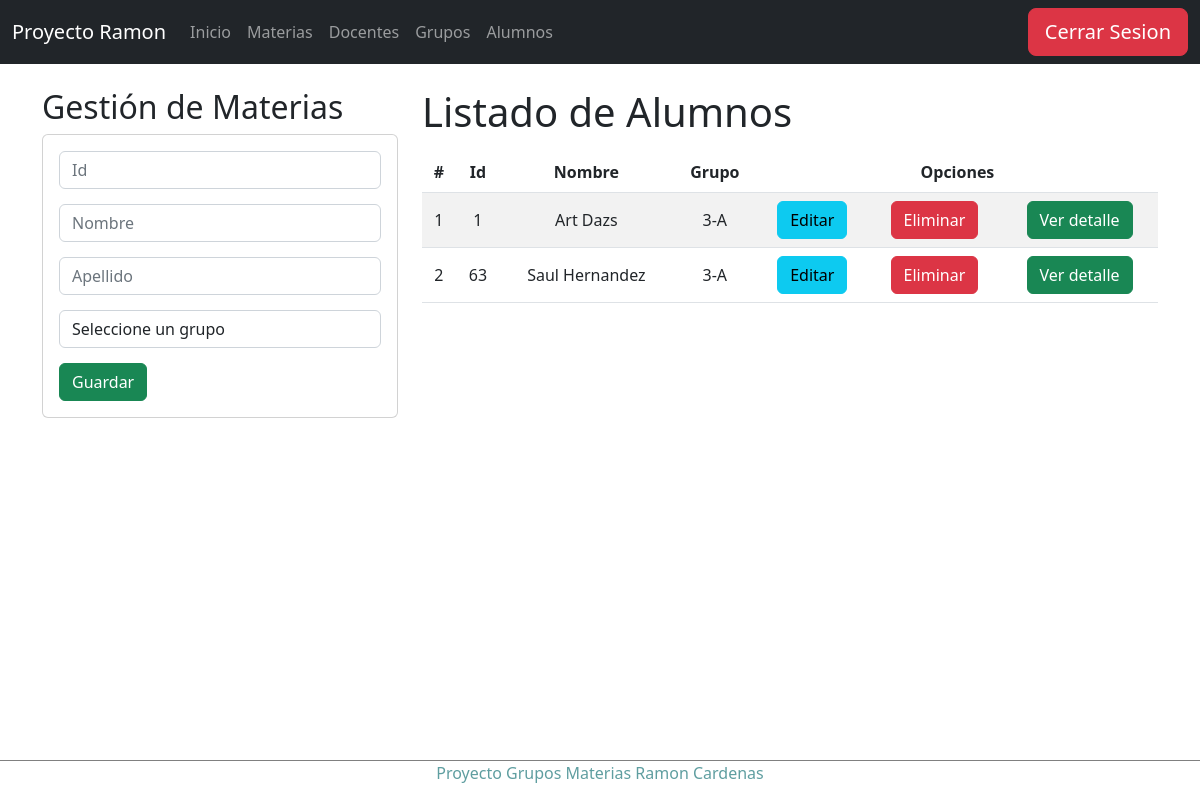
Page /alumnos (signed in) on the earlier database version.
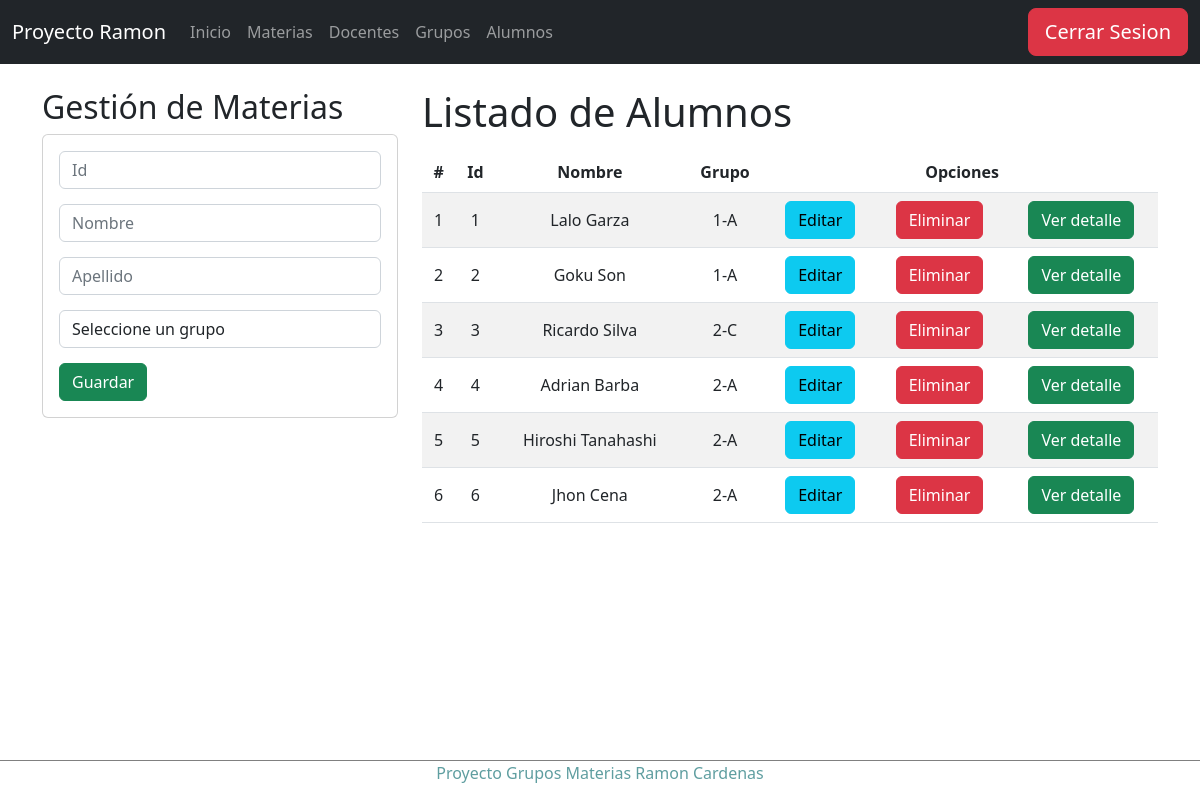
Same page on the later database version.
### Apps/Horario/models.py (models this page shows, shortened)
class Alumno(models.Model):
    idAlumno=models.CharField(primary_key=True,max_length=6)
    nombreAlumno=models.CharField(max_length=50)
    apellidoAlumno=models.CharField(max_length=50)
    idGrupo=models.ForeignKey(Grupo, on_delete=models.SET_NULL,null=True)

class Grupo(models.Model):
    idGrupo=models.CharField(primary_key=True,max_length=6)
    nombreGrupo=models.CharField(max_length=50)
    idDocente=models.ForeignKey(Docente, on_delete=models.SET_NULL,null=True,default=0, unique=True)

### Apps/Horario/views.py (the view)
# urls.py: path('alumnos',views.alumnos),
@login_required
def alumnos(request):
    alumnos = Alumno.objects.all()
    grupos = Grupo.objects.all()
    return render(request, "alumnos/gestionAlumnos.html", {"alumnos":alumnos, "grupos":grupos})

### Apps/Horario/templates/alumnos/gestionAlumnos.html (shortened to what this page needs)
{% extends "../base.html" %}
{% block body %}
<div class="row">
    <div class="col-sm-12 col-md-6 col-lg-4 col-xl-4">
        <h2>Gestión de Materias</h2>
        <div class="card">
            <div class="card-body">
                <form action="/registrarAlumno/" method="POST">{% csrf_token %}
                    <div class="form-group">
                        <input type="text" id="idAlumno" name="idAlumno" class="form-control" placeholder="Id"
                            minlength="1" maxlength="6" required>
                    </div>
                    <div class="form-group">
                        <input type="text" id="nombreAlumno" name="nombreAlumno" class="form-control" placeholder="Nombre"
                            maxlength="50" required>
                    </div>
                    <div class="form-group">
                        <input type="text" id="apellidoAlumno" name="apellidoAlumno" class="form-control" placeholder="Apellido"
                            maxlength="50" required>
                    </div>
                    <div class="form-group">
                        <select id="idGrupo" name="idGrupo" class="form-control" required>
                            <option value="-1" disabled selected>Seleccione un grupo</option>
                        </select>
                    </div>
                    <div class="form-group">
                        <button type="submit" class="btn btn-success btn-block text-white">Guardar</button>
                    </div>
                </form>
            </div>
        </div>
    </div>
    <div class="col-sm-12 col-md-6 col-lg-8 col-xl-8">
        <h1>Listado de Alumnos</h1>
        <div class="table-responsive py-2">
            <table class="table table-striped">
                <thead>
                    <tr>
                        <th>#</th>
                        <th>Id</th>
                        <th>Nombre</th>
                        <th>Grupo</th>
                        <th colspan="3">Opciones</th>
                    </tr>
                </thead>
                <tbody>
                    {% for a in alumnos %}
                    <tr>
                        <td>{{forloop.counter}}</td>
                        <td>{{a.idAlumno}}</td>
                        <td>{{a.nombreAlumno}} {{a.apellidoAlumno}}</td>
                        <td>{{a.idGrupo.nombreGrupo}}</td>
                        <td><a href="edicionAlumno/{{a.idAlumno}}" class="btn btn-info">Editar</a></td>
                        <td><a href="eliminarAlumno/{{a.idAlumno}}" class="btn btn-danger btnEliminacion">Eliminar</a></td>
                        <td><a href="detalleAlumno/{{a.idAlumno}}/{{a.idGrupo.idGrupo}}" class="btn btn-success">Ver detalle</a></td>
                    </tr>
                    {% endfor %}
                </tbody>
            </table>
        </div>
    </div>
</div>
{% endblock %}

### Apps/Horario/templates/base.html (shortened to what this page needs)
<!DOCTYPE html>
<html lang="en">
<head>
    <link href="https://cdn.jsdelivr.net/npm/bootstrap@5.2.0-beta1/dist/css/bootstrap.min.css" rel="stylesheet"
>
</head>
<body>
    <nav class="navbar navbar-expand-lg navbar-dark bg-dark">
        <div class="container-fluid">
            <a class="navbar-brand" href="/">Proyecto Ramon</a>
            <div class="collapse navbar-collapse" id="navbarColor01">
                <ul class="navbar-nav me-auto mb-2 mb-lg-0">
                    <li class="nav-item">
                        <a class="nav-link" href="/">Inicio</a>
                    </li>
                    <li class="nav-item">
                        <a class="nav-link" href="/materias">Materias</a>
                    </li>
                    <li class="nav-item">
                        <a class="nav-link" href="/docentes">Docentes</a>
                    </li>
                    <li class="nav-item">
                        <a class="nav-link" href="/grupos">Grupos</a>
                    </li>
                    <li class="nav-item">
                        <a class="nav-link" href="/alumnos">Alumnos</a>
                    </li>
                </ul>
            </div>
            <div class="form-inline">
                <a href="/salir" class="btn btn-danger btn-lg">Cerrar Sesion</a>
            </div>
        </div>
    </nav>
    <div class="container py-4">
        {% block body %}
        {% endblock %}
    </div>
    <footer>
        Proyecto Grupos Materias Ramon Cardenas
    </footer>
</body>
</html>

### Apps/Horario/templates/base.html (style rules this page uses)
footer { border-top-style: solid; border-top-width: thin; border-top-color: gray; text-align: center; vertical-align: middle; font-size: 16px; color: cadetblue; position: absolute; bottom: 0; width: 100%; height: 40px; }
th, td { text-align: center; vertical-align: middle; }
.form-control { margin-bottom: 15px !important; }

Differences in the rows shown:
removed Alumno: idAlumno "63", nombreAlumno "Saul", apellidoAlumno "Hernandez", idGrupo.nombreGrupo "3-A"
changed Alumno id 1: nombreAlumno "Art" → "Lalo"; apellidoAlumno "Dazs" → "Garza"; idGrupo.nombreGrupo "3-A" → "1-A"
added Alumno: idAlumno "2", nombreAlumno "Goku", apellidoAlumno "Son", idGrupo.nombreGrupo "1-A"
added Alumno: idAlumno "3", nombreAlumno "Ricardo", apellidoAlumno "Silva", idGrupo.nombreGrupo "2-C"
added Alumno: idAlumno "4", nombreAlumno "Adrian", apellidoAlumno "Barba", idGrupo.nombreGrupo "2-A"
added Alumno: idAlumno "5", nombreAlumno "Hiroshi", apellidoAlumno "Tanahashi", idGrupo.nombreGrupo "2-A"
added Alumno: idAlumno "6", nombreAlumno "Jhon", apellidoAlumno "Cena", idGrupo.nombreGrupo "2-A"
